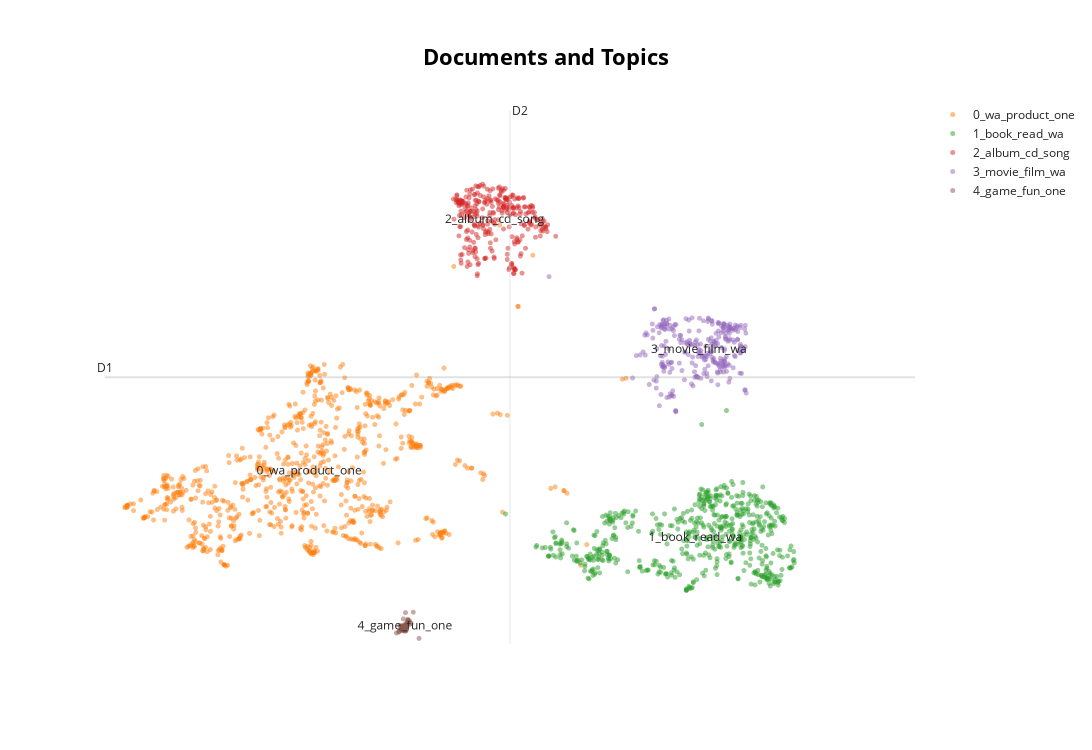

This figure's notebook cell:
### Code cell
# Prepare custom hover labels for "Positive" and "Negative"
classes = ["positive"] * len(sample_positive) + ["negative"] * len(sample_negative)

fig_custom_hover = topic_model.visualize_documents(
    classes,                   # Use custom hover labels instead of titles
    reduced_embeddings=reduced_embeddings,
    hide_document_hover=False   # Enable document hover
)
fig_custom_hover.show()

### Figure 1 — Plotly figure (JSON) as saved in the notebook; plotly's stock layout.template omitted (floating-point values rounded to 4 significant figures; data arrays with more than 128 entries replaced by an {"elided": "..."} marker saying what was removed)
{"data": [{"hoverinfo": "text", "hovertext": [null], "marker": {"color": "#CFD8DC", "opacity": 0.5, "size": 5}, "mode": "markers+text", "name": "other", "showlegend": false, "type": "scattergl", "x": [null], "y": [null]}, {"hoverinfo": "text", "hovertext": {"elided": "819 str values"}, "marker": {"opacity": 0.5, "size": 5}, "mode": "markers+text", "name": "0_wa_product_one", "text": {"elided": "819 str values"}, "textfont": {"size": 12}, "type": "scattergl", "x": {"elided": "819 float values"}, "y": {"elided": "819 float values"}}, {"hoverinfo": "text", "hovertext": {"elided": "582 str values"}, "marker": {"opacity": 0.5, "size": 5}, "mode": "markers+text", "name": "1_book_read_wa", "text": {"elided": "582 str values"}, "textfont": {"size": 12}, "type": "scattergl", "x": {"elided": "582 float values"}, "y": {"elided": "582 float values"}}, {"hoverinfo": "text", "hovertext": {"elided": "292 str values"}, "marker": {"opacity": 0.5, "size": 5}, "mode": "markers+text", "name": "2_album_cd_song", "text": {"elided": "292 str values"}, "textfont": {"size": 12}, "type": "scattergl", "x": {"elided": "292 float values"}, "y": {"elided": "292 float values"}}, {"hoverinfo": "text", "hovertext": {"elided": "266 str values"}, "marker": {"opacity": 0.5, "size": 5}, "mode": "markers+text", "name": "3_movie_film_wa", "text": {"elided": "266 str values"}, "textfont": {"size": 12}, "type": "scattergl", "x": {"elided": "266 float values"}, "y": {"elided": "266 float values"}}, {"hoverinfo": "text", "hovertext": ["negative", "negative", "positive", "positive", "positive", "positive", "positive", "negative", "positive", "positive", "positive", "positive", "negative", "positive", "positive", "positive", "positive", "negative", "positive", "negative", "negative", "negative", "positive", "positive", "positive", "positive", "positive", "positive", "positive", "negative", "positive", "positive", "negative", "positive", "positive", "negative", "positive", "positive", "positive", "negative", "positive", "negative", "negative", "negative", "negative", null], "marker": {"opacity": 0.5, "size": 5}, "mode": "markers+text", "name": "4_game_fun_one", "text": ["", "", "", "", "", "", "", "", "", "", "", "", "", "", "", "", "", "", "", "", "", "", "", "", "", "", "", "", "", "", "", "", "", "", "", "", "", "", "", "", "", "", "", "", "", "4_game_fun_one"], "textfont": {"size": 12}, "type": "scattergl", "x": [5.974, 5.914, 5.908, 5.938, 5.937, 5.944, 6.051, 5.925, 5.905, 5.963, 6.032, 5.995, 5.894, 6.007, 5.965, 6.086, 5.984, 5.961, 5.942, 5.977, 5.883, 5.913, 6.003, 5.989, 5.935, 5.986, 5.972, 5.998, 5.929, 5.875, 5.982, 6.007, 5.96, 5.949, 5.977, 5.843, 5.999, 5.94, 5.949, 6.056, 5.948, 6.169, 5.957, 6.012, 5.931, 5.966], "y": [1.266, 0.911, 1.001, 0.9718, 0.9993, 0.989, 1.036, 0.9433, 0.9205, 1.005, 1.101, 1.034, 1.0, 1.105, 0.9168, 1.274, 1.045, 0.9405, 1.138, 0.8957, 0.8816, 0.9408, 0.9952, 0.9185, 0.9598, 0.9837, 0.9163, 1.073, 0.9624, 0.8699, 0.957, 1.132, 1.021, 0.8934, 0.8937, 0.8527, 1.044, 0.971, 0.9837, 1.053, 0.9874, 0.7428, 1.001, 1.11, 0.8977, 0.9896]}], "layout": {"annotations": [{"showarrow": false, "text": "D1", "x": 1.646, "y": 6.046, "yshift": 10}, {"showarrow": false, "text": "D2", "x": 7.476, "xshift": 10, "y": 11.46}], "height": 750, "shapes": [{"line": {"color": "#CFD8DC", "width": 2}, "type": "line", "x0": 7.476, "x1": 7.476, "y0": 0.6314, "y1": 11.46}, {"line": {"color": "#9E9E9E", "width": 2}, "type": "line", "x0": 1.646, "x1": 13.31, "y0": 6.046, "y1": 6.046}], "title": {"font": {"color": "Black", "size": 22}, "text": "<b>Documents and Topics</b>", "x": 0.5, "xanchor": "center", "yanchor": "top"}, "width": 1200, "xaxis": {"visible": false}, "yaxis": {"visible": false}}}
